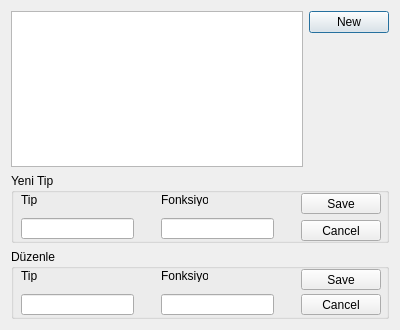
<?xml version="1.0" encoding="UTF-8"?>
<ui version="4.0">
 <class>DlgModbusFunction</class>
 <widget class="QDialog" name="DlgModbusFunction">
  <property name="geometry">
   <rect>
    <x>0</x>
    <y>0</y>
    <width>400</width>
    <height>330</height>
   </rect>
  </property>
  <property name="minimumSize">
   <size>
    <width>400</width>
    <height>150</height>
   </size>
  </property>
  <property name="maximumSize">
   <size>
    <width>16777215</width>
    <height>16777215</height>
   </size>
  </property>
  <property name="windowTitle">
   <string>Modbus Functions</string>
  </property>
  <layout class="QVBoxLayout" name="verticalLayout_2">
   <item>
    <layout class="QHBoxLayout" name="horizontalLayout">
     <item>
      <widget class="QTableView" name="tableView">
       <property name="styleSheet">
        <string notr="true">QHeaderView::section {    
	background-color: rgb(227, 227, 227);

    padding-left: 4px;
    border: 1px solid lightgrey;
	
	font: 10pt &quot;MS Shell Dlg 2&quot;;
}</string>
       </property>
      </widget>
     </item>
     <item>
      <layout class="QVBoxLayout" name="verticalLayout">
       <item>
        <widget class="QPushButton" name="btn_newRecord">
         <property name="text">
          <string>New</string>
         </property>
        </widget>
       </item>
       <item>
        <spacer name="verticalSpacer">
         <property name="orientation">
          <enum>Qt::Vertical</enum>
         </property>
         <property name="sizeHint" stdset="0">
          <size>
           <width>20</width>
           <height>40</height>
          </size>
         </property>
        </spacer>
       </item>
      </layout>
     </item>
    </layout>
   </item>
   <item>
    <widget class="QGroupBox" name="grp_new">
     <property name="minimumSize">
      <size>
       <width>0</width>
       <height>70</height>
      </size>
     </property>
     <property name="maximumSize">
      <size>
       <width>16777215</width>
       <height>70</height>
      </size>
     </property>
     <property name="title">
      <string>Yeni Tip</string>
     </property>
     <widget class="QLabel" name="label_3">
      <property name="geometry">
       <rect>
        <x>10</x>
        <y>20</y>
        <width>47</width>
        <height>13</height>
       </rect>
      </property>
      <property name="text">
       <string>Tip</string>
      </property>
     </widget>
     <widget class="QLabel" name="label_4">
      <property name="geometry">
       <rect>
        <x>150</x>
        <y>20</y>
        <width>47</width>
        <height>13</height>
       </rect>
      </property>
      <property name="text">
       <string>Fonksiyon</string>
      </property>
     </widget>
     <widget class="QLineEdit" name="edtAddType">
      <property name="geometry">
       <rect>
        <x>10</x>
        <y>45</y>
        <width>113</width>
        <height>21</height>
       </rect>
      </property>
     </widget>
     <widget class="QLineEdit" name="edtAddFunction">
      <property name="geometry">
       <rect>
        <x>150</x>
        <y>45</y>
        <width>113</width>
        <height>21</height>
       </rect>
      </property>
     </widget>
     <widget class="QPushButton" name="btnAdd">
      <property name="geometry">
       <rect>
        <x>290</x>
        <y>20</y>
        <width>80</width>
        <height>21</height>
       </rect>
      </property>
      <property name="text">
       <string>Save</string>
      </property>
     </widget>
     <widget class="QPushButton" name="btnCancel_2">
      <property name="geometry">
       <rect>
        <x>290</x>
        <y>47</y>
        <width>80</width>
        <height>21</height>
       </rect>
      </property>
      <property name="text">
       <string>Cancel</string>
      </property>
     </widget>
    </widget>
   </item>
   <item>
    <widget class="QGroupBox" name="grp_edit">
     <property name="minimumSize">
      <size>
       <width>0</width>
       <height>70</height>
      </size>
     </property>
     <property name="maximumSize">
      <size>
       <width>16777215</width>
       <height>70</height>
      </size>
     </property>
     <property name="title">
      <string>Düzenle</string>
     </property>
     <widget class="QLabel" name="label">
      <property name="geometry">
       <rect>
        <x>10</x>
        <y>20</y>
        <width>47</width>
        <height>13</height>
       </rect>
      </property>
      <property name="text">
       <string>Tip</string>
      </property>
     </widget>
     <widget class="QLabel" name="label_2">
      <property name="geometry">
       <rect>
        <x>150</x>
        <y>20</y>
        <width>47</width>
        <height>13</height>
       </rect>
      </property>
      <property name="text">
       <string>Fonksiyon</string>
      </property>
     </widget>
     <widget class="QLineEdit" name="edtSaveType">
      <property name="geometry">
       <rect>
        <x>10</x>
        <y>45</y>
        <width>113</width>
        <height>21</height>
       </rect>
      </property>
     </widget>
     <widget class="QLineEdit" name="edtSaveFunction">
      <property name="geometry">
       <rect>
        <x>150</x>
        <y>45</y>
        <width>113</width>
        <height>21</height>
       </rect>
      </property>
     </widget>
     <widget class="QPushButton" name="btnCancel">
      <property name="geometry">
       <rect>
        <x>290</x>
        <y>45</y>
        <width>80</width>
        <height>21</height>
       </rect>
      </property>
      <property name="text">
       <string>Cancel</string>
      </property>
     </widget>
     <widget class="QPushButton" name="btnSave">
      <property name="geometry">
       <rect>
        <x>290</x>
        <y>20</y>
        <width>80</width>
        <height>21</height>
       </rect>
      </property>
      <property name="text">
       <string>Save</string>
      </property>
     </widget>
    </widget>
   </item>
  </layout>
 </widget>
 <resources/>
 <connections/>
</ui>
